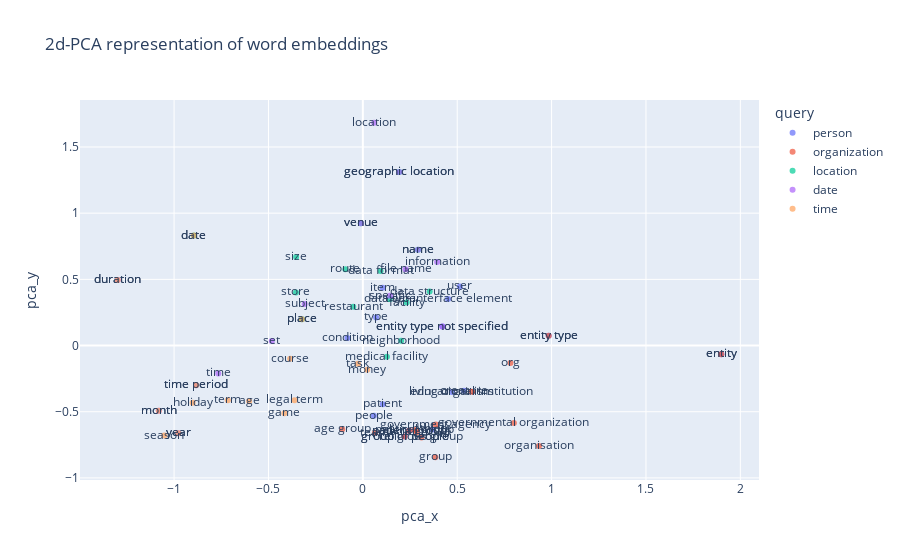

This figure's notebook cell:
### Markdown cell above
## 2D

### Code cell
all_res_words = res.flatten()
res_word_emb = ne_embeddings_keyedvector[all_res_words]
pca = PCA(n_components=2) #Perform 2d-PCA
word_emb_pca = pca.fit_transform(res_word_emb)

pca_df = pd.DataFrame(word_emb_pca, columns=["pca_x", "pca_y"])

pca_df["word"] = res.flatten()

labels = np.array([queries]).repeat(top_k)
pca_df["query"] = labels

print(pca_df.head())

import plotly.express as px
px.scatter(pca_df, x='pca_x', y='pca_y', color="query", text="word", opacity=0.7, title="2d-PCA representation of word embeddings")

### Figure 1 — Plotly figure (JSON) as saved in the notebook; plotly's stock layout.template omitted (floating-point values rounded to 4 significant figures)
{"data": [{"hovertemplate": "query=person<br>pca_x=%{x}<br>pca_y=%{y}<br>word=%{text}<extra></extra>", "legendgroup": "person", "marker": {"color": "#636efa", "opacity": 0.7, "symbol": "circle"}, "mode": "markers+text", "name": "person", "orientation": "v", "showlegend": true, "text": ["people", "group of people", "entity type", "entity type not specified", "patient group", "patient", "creature", "athlete", "user", "entity", "type", "user interface element", "living organism", "item", "condition"], "type": "scatter", "x": [0.05842, 0.2213, 0.9847, 0.4213, 0.2449, 0.1056, 0.5367, 0.3691, 0.514, 1.899, 0.07029, 0.4517, 0.4712, 0.1047, -0.08204], "xaxis": "x", "y": [-0.5308, -0.6873, 0.07308, 0.1439, -0.6435, -0.4433, -0.3416, -0.6341, 0.4462, -0.06582, 0.212, 0.3507, -0.3512, 0.4363, 0.05617], "yaxis": "y"}, {"hovertemplate": "query=organization<br>pca_x=%{x}<br>pca_y=%{y}<br>word=%{text}<extra></extra>", "legendgroup": "organization", "marker": {"color": "#EF553B", "opacity": 0.7, "symbol": "circle"}, "mode": "markers+text", "name": "organization", "orientation": "v", "showlegend": true, "text": ["organisation", "governmental organization", "group", "entity", "social group", "educational institution", "group of people", "government agency", "org", "patient group", "entity type", "team", "religious group", "political group", "age group"], "type": "scatter", "x": [0.9334, 0.8003, 0.3843, 1.899, 0.286, 0.5774, 0.2213, 0.3862, 0.7819, 0.2449, 0.9847, 0.06419, 0.3107, 0.2747, -0.1091], "xaxis": "x", "y": [-0.7595, -0.5844, -0.8438, -0.06582, -0.6558, -0.3484, -0.6873, -0.5968, -0.1328, -0.6435, 0.07309, -0.6587, -0.6937, -0.6381, -0.6324], "yaxis": "y"}, {"hovertemplate": "query=location<br>pca_x=%{x}<br>pca_y=%{y}<br>word=%{text}<extra></extra>", "legendgroup": "location", "marker": {"color": "#00cc96", "opacity": 0.7, "symbol": "circle"}, "mode": "markers+text", "name": "location", "orientation": "v", "showlegend": true, "text": ["geographic location", "venue", "facility", "route", "store", "data structure", "neighborhood", "place", "restaurant", "date", "data type", "size", "medical facility", "name", "data format"], "type": "scatter", "x": [0.1935, -0.01066, 0.2322, -0.09273, -0.3541, 0.354, 0.2032, -0.3227, -0.05056, -0.895, 0.1428, -0.3534, 0.1277, 0.2922, 0.09394], "xaxis": "x", "y": [1.311, 0.9229, 0.3244, 0.5755, 0.4011, 0.4078, 0.03617, 0.198, 0.2926, 0.8311, 0.3517, 0.6687, -0.08461, 0.724, 0.5632], "yaxis": "y"}, {"hovertemplate": "query=date<br>pca_x=%{x}<br>pca_y=%{y}<br>word=%{text}<extra></extra>", "legendgroup": "date", "marker": {"color": "#ab63fa", "opacity": 0.7, "symbol": "circle"}, "mode": "markers+text", "name": "date", "orientation": "v", "showlegend": true, "text": ["set", "subject", "location", "year", "file name", "geographic location", "time", "month", "time period", "venue", "entity type not specified", "duration", "name", "specific", "information"], "type": "scatter", "x": [-0.4824, -0.3078, 0.06013, -0.9777, 0.2266, 0.1935, -0.7658, -1.081, -0.8835, -0.01066, 0.4213, -1.299, 0.2922, 0.1433, 0.3939], "xaxis": "x", "y": [0.0341, 0.3143, 1.683, -0.6627, 0.5763, 1.311, -0.2111, -0.4929, -0.3005, 0.9229, 0.1439, 0.4956, 0.724, 0.3761, 0.6314], "yaxis": "y"}, {"hovertemplate": "query=time<br>pca_x=%{x}<br>pca_y=%{y}<br>word=%{text}<extra></extra>", "legendgroup": "time", "marker": {"color": "#FFA15A", "opacity": 0.7, "symbol": "circle"}, "mode": "markers+text", "name": "time", "orientation": "v", "showlegend": true, "text": ["time period", "year", "month", "season", "place", "duration", "date", "money", "term", "course", "task", "legal term", "game", "holiday", "age"], "type": "scatter", "x": [-0.8835, -0.9777, -1.081, -1.052, -0.3227, -1.299, -0.895, 0.02306, -0.7153, -0.3849, -0.02603, -0.3622, -0.4156, -0.9015, -0.6025], "xaxis": "x", "y": [-0.3005, -0.6627, -0.4929, -0.6803, 0.198, 0.4956, 0.8311, -0.1828, -0.4125, -0.09958, -0.1372, -0.4141, -0.5116, -0.4312, -0.4211], "yaxis": "y"}], "layout": {"legend": {"title": {"text": "query"}, "tracegroupgap": 0}, "title": {"text": "2d-PCA representation of word embeddings"}, "xaxis": {"anchor": "y", "domain": [0, 1], "title": {"text": "pca_x"}}, "yaxis": {"anchor": "x", "domain": [0, 1], "title": {"text": "pca_y"}}}}
